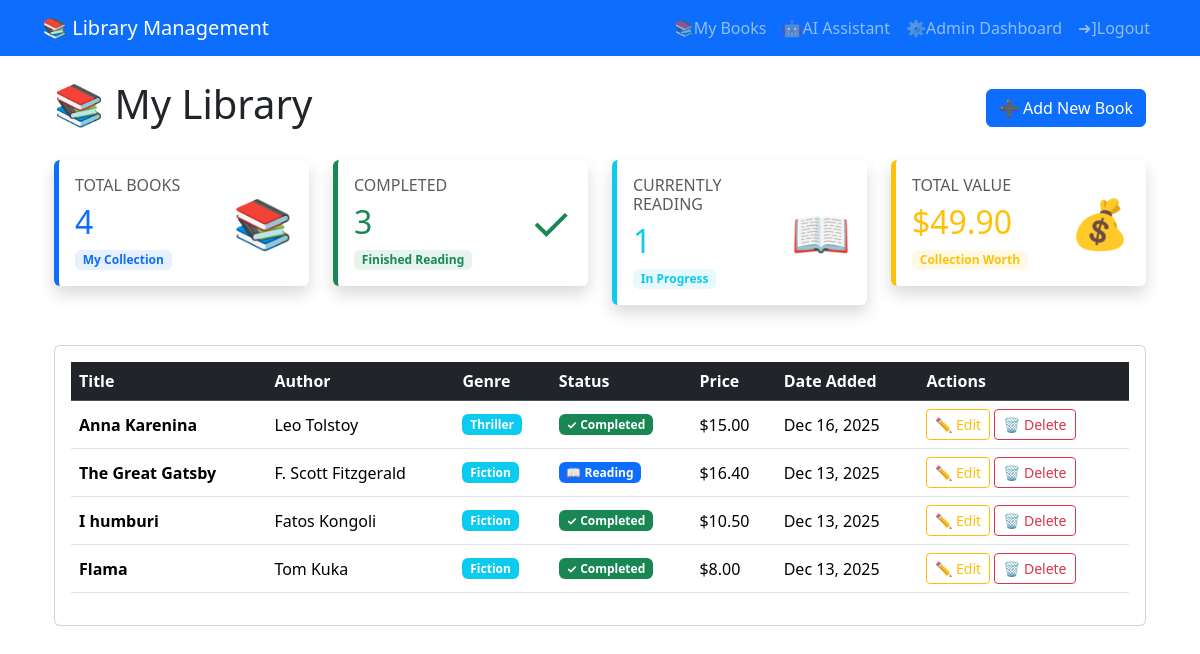
The page /books (signed in) on the database as committed earlier.
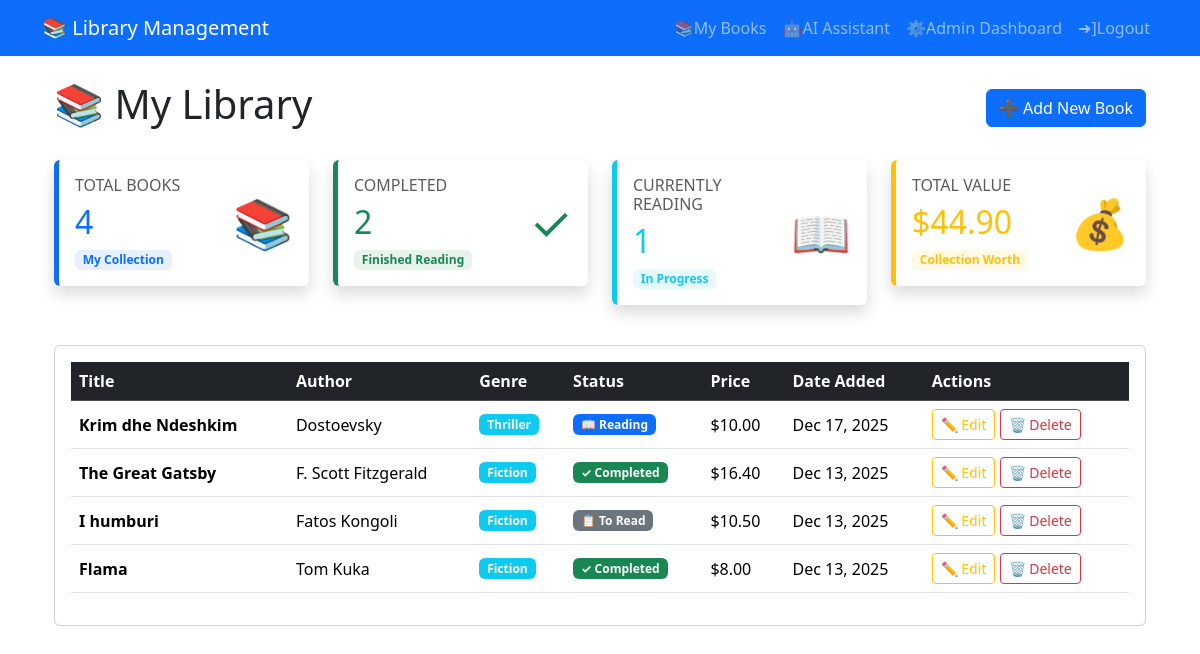
The same page on the database as committed later.
### models.py (models this page shows, shortened)
class Book(db.Model):
    id = db.Column(db.Integer, primary_key=True)
    title = db.Column(db.String(100), nullable=False)
    author = db.Column(db.String(100), nullable=False)
    genre = db.Column(db.String(50), nullable=False)
    status = db.Column(db.String(20), nullable=False, default='To Read')
    price = db.Column(db.Float, default=0.0)
    date_added = db.Column(db.DateTime, nullable=False, default=datetime.utcnow)
    user_id = db.Column(db.Integer, db.ForeignKey('user.id'), nullable=False) #foreign key to User model

### app.py (the view)
@app.route('/books')
@login_required
def books_page():
    books = (
        Book.query
        .filter_by(user_id=current_user.id)
        .order_by(Book.date_added.desc())
        .all()
    )
    return render_template('books.html', books=books)

### app.py (called while the page is built)
@login_manager.user_loader
def load_user(user_id):
    return User.query.get(int(user_id))

### templates/books.html (shortened to what this page needs)
{% extends "base.html" %}
{% block content %}
<div class="container mt-4">
    <div class="d-flex justify-content-between align-items-center mb-4">
        <h1>📚 My Library</h1>
        <a href="{{ url_for('new_book') }}" class="btn btn-primary">
            ➕ Add New Book
        </a>
    </div>
    <div class="row mb-4">
        <div class="col-lg-3 col-md-6 mb-3">
            <div class="card shadow border-0 border-start border-primary border-5">
                <div class="card-body">
                    <div class="row align-items-center">
                        <div class="col">
                            <h6 class="text-uppercase text-muted mb-2">Total Books</h6>
                            <h2 class="text-primary mb-0">{{ books|length }}</h2>
                            <div class="mt-2">
                                <span class="badge bg-primary bg-opacity-10 text-primary">
                                    My Collection
                                </span>
                            </div>
                        </div>
                        <div class="col-auto">
                            <div class="text-primary" style="font-size: 3rem;">
                                📚
                            </div>
                        </div>
                    </div>
                </div>
            </div>
        </div>
        <div class="col-lg-3 col-md-6 mb-3">
            <div class="card shadow border-0 border-start border-success border-5">
                <div class="card-body">
                    <div class="row align-items-center">
                        <div class="col">
                            <h6 class="text-uppercase text-muted mb-2">Completed</h6>
                            <h2 class="text-success mb-0">{{ books|selectattr('status', 'equalto', 'Completed')|list|length }}</h2>
                            <div class="mt-2">
                                <span class="badge bg-success bg-opacity-10 text-success">
                                    Finished Reading
                                </span>
                            </div>
                        </div>
                        <div class="col-auto">
                            <div class="text-success" style="font-size: 3rem;">
                                ✓
                            </div>
                        </div>
                    </div>
                </div>
            </div>
        </div>
        <div class="col-lg-3 col-md-6 mb-3">
            <div class="card shadow border-0 border-start border-info border-5">
                <div class="card-body">
                    <div class="row align-items-center">
                        <div class="col">
                            <h6 class="text-uppercase text-muted mb-2">Currently Reading</h6>
                            <h2 class="text-info mb-0">{{ books|selectattr('status', 'equalto', 'Reading')|list|length }}</h2>
                            <div class="mt-2">
                                <span class="badge bg-info bg-opacity-10 text-info">
                                    In Progress
                                </span>
                            </div>
                        </div>
                        <div class="col-auto">
                            <div class="text-info" style="font-size: 3rem;">
                                📖
                            </div>
                        </div>
                    </div>
                </div>
            </div>
        </div>
        <div class="col-lg-3 col-md-6 mb-3">
            <div class="card shadow border-0 border-start border-warning border-5">
                <div class="card-body">
                    <div class="row align-items-center">
                        <div class="col">
                            <h6 class="text-uppercase text-muted mb-2">Total Value</h6>
                            <h2 class="text-warning mb-0">${{ "%.2f"|format(books|sum(attribute='price')) }}</h2>
                            <div class="mt-2">
                                <span class="badge bg-warning bg-opacity-10 text-warning">
                                    Collection Worth
                                </span>
                            </div>
                        </div>
                        <div class="col-auto">
                            <div class="text-warning" style="font-size: 3rem;">
                                💰
                            </div>
                        </div>
                    </div>
                </div>
            </div>
        </div>
    </div>
    {% if books %}
        <div class="card">
            <div class="card-body">
                <div class="table-responsive">
                    <table class="table table-hover align-middle">
                        <thead class="table-dark">
                            <tr>
                                <th>Title</th>
                                <th>Author</th>
                                <th>Genre</th>
                                <th>Status</th>
                                <th>Price</th>
                                <th>Date Added</th>
                                <th>Actions</th>
                            </tr>
                        </thead>
                        <tbody>
                            {% for book in books %}
                            <tr>
                                <td><strong>{{ book.title }}</strong></td>
                                <td>{{ book.author }}</td>
                                <td><span class="badge bg-info">{{ book.genre }}</span></td>
                                <td>
                                    {% if book.status == 'Completed' %}
                                        <span class="badge bg-success">✓ {{ book.status }}</span>
                                    {% elif book.status == 'Reading' %}
                                        <span class="badge bg-primary">📖 {{ book.status }}</span>
                                    {% else %}
                                        <span class="badge bg-secondary">📋 {{ book.status }}</span>
                                    {% endif %}
                                </td>
                                <td>${{ "%.2f"|format(book.price) }}</td>
                                <td>{{ book.date_added.strftime('%b %d, %Y') }}</td>
                                <td>
                                    <a href="{{ url_for('edit_book', book_id=book.id) }}"
                                       class="btn btn-sm btn-outline-warning">
                                        ✏️ Edit
                                    </a>
                                    <form method="POST"
                                          action="{{ url_for('delete_book', book_id=book.id) }}"
                                          style="display: inline;"
                                          onsubmit="return confirm('Are you sure you want to delete \'{{ book.title }}\'?');">
                                        <button type="submit" class="btn btn-sm btn-outline-danger">
                                            🗑️ Delete
                                        </button>
                                    </form>
                                </td>
                            </tr>
                            {% endfor %}
                        </tbody>
                    </table>
                </div>
            </div>
        </div>
    {% endif %}
</div>
{% endblock content %}

### templates/base.html (shortened to what this page needs)
<html >
<head>
    <link href="https://cdn.jsdelivr.net/npm/bootstrap@5.3.8/dist/css/bootstrap.min.css" rel="stylesheet">
</head>
<body>
     <nav class="navbar navbar-expand-lg navbar-dark bg-primary">
        <div class="container">
            <a class="navbar-brand" href="{{ url_for('home') }}">📚 Library Management</a>
            <div class="navbar-nav ms-auto">
                {% if current_user.is_authenticated %}
                    <a class="nav-link" href="{{ url_for('books_page') }}">📚My Books</a>
                    <a class="nav-link" href="{{ url_for('ai_query') }}">🤖AI Assistant</a>
                    {% if current_user.is_admin %}
                        <a class="nav-link" href="{{ url_for('admin_dashboard') }}">⚙️Admin Dashboard</a>
                    {% endif %}
                    <a class="nav-link" href="{{ url_for('logout') }}">➜]Logout</a>
                {% else %}
                    <a class="nav-link" href="{{ url_for('login') }}">➜]Login</a>
                    <a class="nav-link" href="{{ url_for('register') }}">🔗Register</a>
                {% endif %}
            </div>
        </div>
    </nav>
    <div class="container mt -4">
        {% block content %} {% endblock %}
    </div>
</body>
</html>

Rows that differ between the two databases and show on the page:
removed Book: title "Anna Karenina", author "Leo Tolstoy", genre "Thriller", status "Completed", price "15.00", date_added "Dec 16, 2025"
added Book: title "Krim dhe Ndeshkim", author "Dostoevsky", genre "Thriller", status "Reading", price "10.00", date_added "Dec 17, 2025"
changed Book "The Great Gatsby": status "Reading" → "Completed"; status "📖" → "✓"
changed Book "I humburi": status "Completed" → "To Read"; status "✓" → "📋"
Other text that changed with them:
{{ books|selectattr('status', 'equalto', 'Completed')|list|length }}: "3" → "2"
{{ "%.2f"|format(books|sum(attribute='price')) }}: "49.90" → "44.90"
